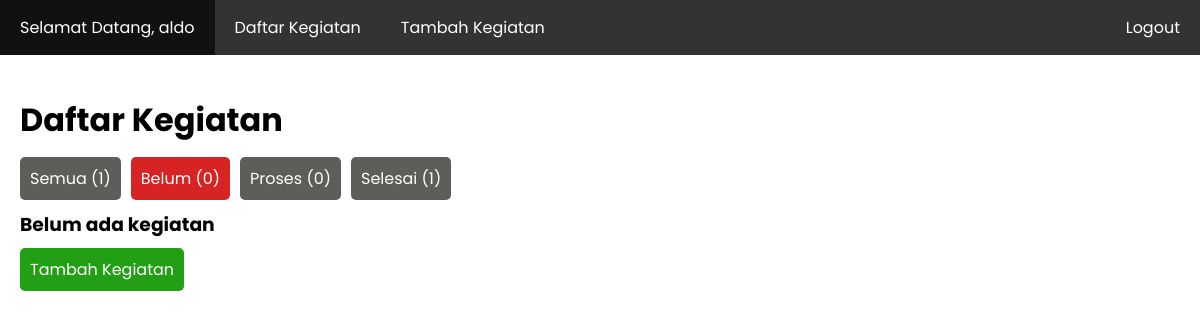
The app's page /index.php?status=belum (signed in), older data.
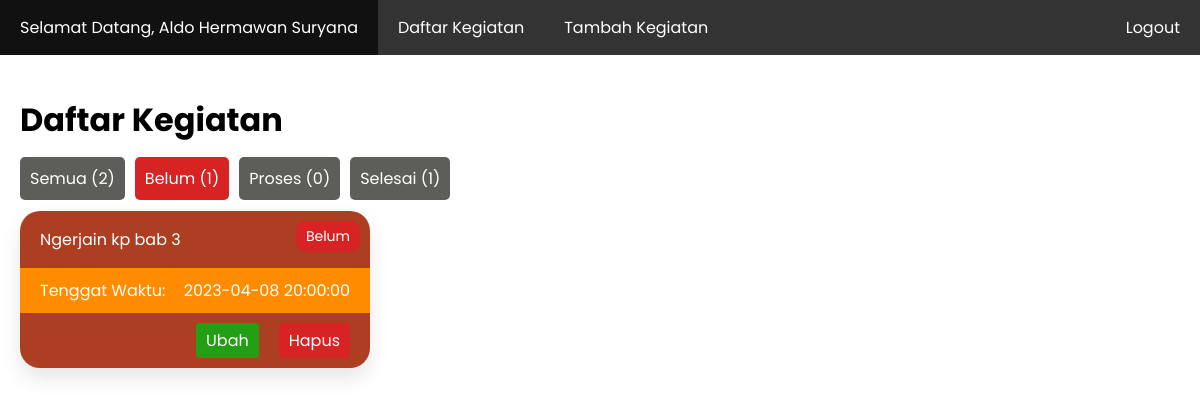
The same page, newer data.
### tables this page shows
CREATE TABLE `user` (
  `id_user` int(11) NOT NULL,
  `username` varchar(15) NOT NULL,
  `password` varchar(266) NOT NULL,
  `nama_lengkap` varchar(50) NOT NULL
);

CREATE TABLE `kegiatan` (
  `id_kegiatan` int(11) NOT NULL,
  `id_user` int(11) NOT NULL,
  `isi_kegiatan` text NOT NULL,
  `tenggat_waktu` datetime NOT NULL,
  `status` enum('belum','proses','selesai') NOT NULL
);

### index.php (the view, shortened to what this page needs)
<?php
require_once 'koneksi.php';
$id_user = $_SESSION['id_user'];
$data_user = mysqli_fetch_assoc(mysqli_query($koneksi, "SELECT * FROM user WHERE id_user = '$id_user'"));
$jumlah_semua = mysqli_num_rows(mysqli_query($koneksi, "SELECT * FROM kegiatan WHERE id_user = '$id_user'"));
$jumlah_belum = mysqli_num_rows(mysqli_query($koneksi, "SELECT * FROM kegiatan WHERE id_user = '$id_user' AND status = 'belum'"));
$jumlah_proses = mysqli_num_rows(mysqli_query($koneksi, "SELECT * FROM kegiatan WHERE id_user = '$id_user' AND status = 'proses'"));
$jumlah_selesai = mysqli_num_rows(mysqli_query($koneksi, "SELECT * FROM kegiatan WHERE id_user = '$id_user' AND status = 'selesai'"));
if (isset($_GET['status'])) {
	$status = $_GET['status'];
	$kegiatan = mysqli_query($koneksi, "SELECT * FROM kegiatan WHERE id_user = '$id_user' AND status = '$status' ORDER BY tenggat_waktu ASC");
}
else
{
	$kegiatan = mysqli_query($koneksi, "SELECT * FROM kegiatan WHERE id_user = '$id_user' ORDER BY tenggat_waktu ASC");
}
?>
<!DOCTYPE html>
<html lang="en">
<head>
	<link rel="stylesheet" href="style.css">
</head>
<body>
	<nav>
	  <ul>
	    <li><a href="profile.php">Selamat Datang, <?= $data_user['nama_lengkap']; ?></a></li>
	    <li><a href="index.php">Daftar Kegiatan</a></li>
	    <li><a href="tambah_kegiatan.php">Tambah Kegiatan</a></li>
	    <li class="right"><a href="logout.php">Logout</a></li>
	  </ul>
	</nav>
	<div class="container">
		<h1>Daftar Kegiatan</h1>
		<ul class="horizontal-list">
		  <li><a href="index.php" class="button <?= (isset($_GET['status'])) ? 'bg-grey' : ''; ?>">Semua (<?= $jumlah_semua; ?>)</a></li>
		  <li><a href="index.php?status=belum" class="button <?= (isset($_GET['status']) && $_GET['status'] == 'belum') ? 'bg-red' : 'bg-grey'; ?>">Belum (<?= $jumlah_belum; ?>)</a></li>
		  <li><a href="index.php?status=proses" class="button <?= (isset($_GET['status']) && $_GET['status'] == 'proses') ? 'bg-yellow' : 'bg-grey'; ?>">Proses (<?= $jumlah_proses; ?>)</a></li>
		  <li><a href="index.php?status=selesai" class="button <?= (isset($_GET['status']) && $_GET['status'] == 'selesai') ? 'bg-blue' : 'bg-grey'; ?>">Selesai (<?= $jumlah_selesai; ?>)</a></li>
		</ul>
		<?php if (mysqli_num_rows($kegiatan)): ?>
			<?php foreach ($kegiatan as $data): ?>
				<div class="card">
					<?php if ($data['status'] == 'belum'): ?>
					  <a onclick="return confirm('Apakah Anda yakin ingin mengubah status kegiatan <?= $data['isi_kegiatan']; ?> menjadi proses?')" href="ubah_status.php?id_kegiatan=<?= $data['id_kegiatan']; ?>" class="card-status bg-red"><?= ucwords($data['status']); ?></a>
					<?php elseif ($data['status'] == 'proses'): ?>
					  <a onclick="return confirm('Apakah Anda yakin ingin mengubah status kegiatan <?= $data['isi_kegiatan']; ?> menjadi selesai?')" href="ubah_status.php?id_kegiatan=<?= $data['id_kegiatan']; ?>" class="card-status bg-yellow"><?= ucwords($data['status']); ?></a>
					<?php else: ?>
					  <a class="card-status bg-blue"><?= ucwords($data['status']); ?></a>
					<?php endif ?>
					<div class="card-content">
						<p><?= $data['isi_kegiatan']; ?></p>
					</div>
					<?php
						$now = new DateTime();
						$deadline = new DateTime($data['tenggat_waktu']);
					 ?>
					<?php if ($now > $deadline): ?>
				    	<?php if ($data['status'] != 'selesai'): ?>
						  	<div class="card-deadline bg-red-card">
						    	<span>Tenggat Waktu:</span>
						    	<span>SUDAH TERLEWAT!!!</span>
					  		</div>
					  	<?php else: ?>
						  	<div class="card-deadline">
						    	<span>Tenggat Waktu:</span>
						    	<span><?= $data['tenggat_waktu']; ?></span>
					  		</div>
					  	<?php endif ?>
				  	<?php else: ?>
					  	<div class="card-deadline">
					    	<span>Tenggat Waktu:</span>
					    	<span><?= $data['tenggat_waktu']; ?></span>
				  		</div>
					<?php endif ?>
				  <div class="card-actions">
				    <a href="ubah_kegiatan.php?id_kegiatan=<?= $data['id_kegiatan']; ?>" class="button">Ubah</a>
					<a onclick="return confirm('Apakah Anda yakin ingin menghapus kegiatan <?= $data['isi_kegiatan']; ?>?')" href="hapus_kegiatan.php?id_kegiatan=<?= $data['id_kegiatan']; ?>" class="button bg-red">Hapus</a>
				  </div>
				</div>
			<?php endforeach ?>
		<?php else: ?>
			<h3>Belum ada kegiatan</h3>
			<a href="tambah_kegiatan.php" class="button">Tambah Kegiatan</a>
		<?php endif ?>
	</div>
</body>
</html>

### style.css (style rules this page uses)
body { font-family: 'Poppins', sans-serif; padding: 0; margin: 0; }
.button { background-color: #229F14; border: 0px; border-radius: 5px; padding: 10px; color: white; text-decoration: none; }
nav { background-color: #333; overflow: hidden; }
nav ul { margin: 0; padding: 0; list-style: none; }
nav li { float: left; }
nav li a { display: block; color: white; text-align: center; padding: 15px 20px; text-decoration: none; }
nav li.right { float: right; }
.container { max-width: 1200px; margin: 0 auto; padding: 20px; }
.card { position: relative; display: flex; flex-direction: column; justify-content: space-between; width: 350px; background-color: #ac3f21; border-radius: 20px; box-shadow: 0 10px 20px rgba(0, 0, 0, 0.1); overflow: hidden; margin: 20px 0; }
.card-content { padding: 0 20px; font-size: 16px; text-align: justify; color: white; }
.card-deadline { display: flex; align-items: center; justify-content: space-between; padding: 10px 20px; background-color: #ff8c00; color: #fff; }
.card-status { position: absolute; top: 10px; right: 10px; padding: 5px 10px; background-color: #3498db; color: #fff; border-radius: 10px; font-size: 14px; text-decoration: none; }
.card-actions { display: flex; align-items: right; justify-content: right; padding: 10px; }
.card-actions a { margin: 0 10px; padding: 5px 10px; color: #fff; border: none; border-radius: 4px; font-size: 16px; cursor: pointer; text-decoration: none; }
.bg-red { background-color: #d72323; }
.bg-grey { background-color: #5d5d5a; }
.horizontal-list { display: flex; list-style: none; padding: 0; margin: 0; }
.horizontal-list li { margin-right: 10px; }
.horizontal-list li:last-child { margin-right: 0; }

Row changes from the older to the newer data that the page shows:
changed user: nama_lengkap "aldo" → "Aldo Hermawan Suryana"
added kegiatan: status "Belum", isi_kegiatan "Ngerjain kp bab 3", tenggat_waktu "2023-04-08 20:00:00"
Text that changed along with them:
$jumlah_semua: "1" → "2"
$jumlah_belum: "0" → "1"
text no longer shown: "Belum ada kegiatan Tambah Kegiatan"
